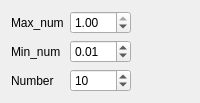
             <widget class="QWidget" name="to_fscore">
              <layout class="QGridLayout" name="gridLayout_14">
               <item row="1" column="1">
                <widget class="QDoubleSpinBox" name="doubleSpinBox_fscore_minnum">
                 <property name="maximum">
                  <double>1.000000000000000</double>
                 </property>
                 <property name="singleStep">
                  <double>0.100000000000000</double>
                 </property>
                 <property name="value">
                  <double>0.010000000000000</double>
                 </property>
                </widget>
               </item>
               <item row="1" column="0">
                <widget class="QLabel" name="label_27">
                 <property name="text">
                  <string>Min_num</string>
                 </property>
                </widget>
               </item>
               <item row="0" column="0">
                <widget class="QLabel" name="label_26">
                 <property name="text">
                  <string>Max_num</string>
                 </property>
                </widget>
               </item>
               <item row="2" column="0">
                <widget class="QLabel" name="label_25">
                 <property name="text">
                  <string>Number</string>
                 </property>
                </widget>
               </item>
               <item row="2" column="1">
                <widget class="QSpinBox" name="spinBox_fscore_num">
                 <property name="maximum">
                  <number>10000</number>
                 </property>
                 <property name="singleStep">
                  <number>5</number>
                 </property>
                 <property name="value">
                  <number>10</number>
                 </property>
                </widget>
               </item>
               <item row="0" column="1">
                <widget class="QDoubleSpinBox" name="doubleSpinBox_fscore_maxnum">
                 <property name="maximum">
                  <double>1.000000000000000</double>
                 </property>
                 <property name="singleStep">
                  <double>0.100000000000000</double>
                 </property>
                 <property name="value">
                  <double>1.000000000000000</double>
                 </property>
                </widget>
               </item>
               <item row="0" column="2">
                <spacer name="horizontalSpacer_12">
                 <property name="orientation">
                  <enum>Qt::Horizontal</enum>
                 </property>
                 <property name="sizeHint" stdset="0">
                  <size>
                   <width>40</width>
                   <height>20</height>
                  </size>
                 </property>
                </spacer>
               </item>
              </layout>
             </widget>
